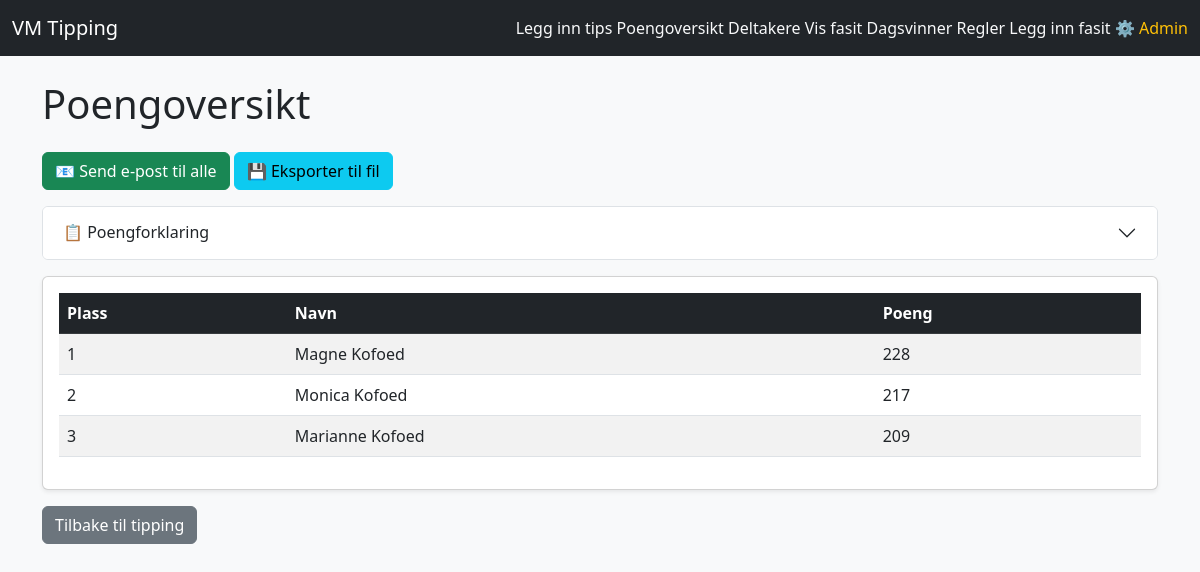
Page /poeng on the earlier database version.
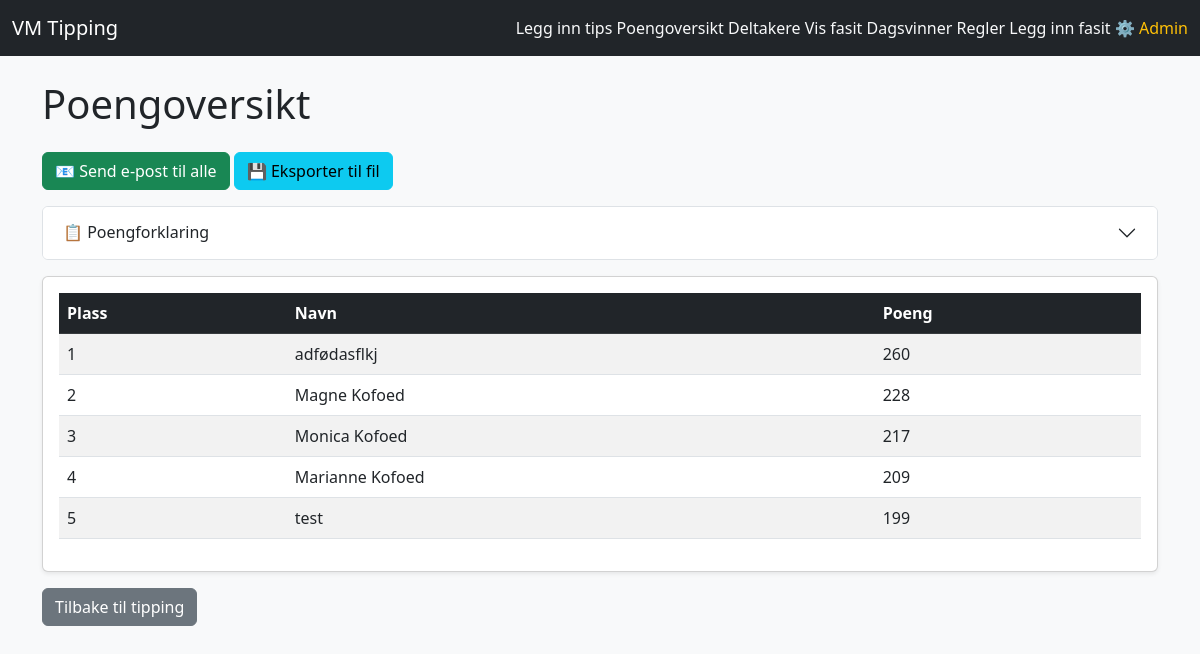
Same page on the later database version.
### tables this page shows
CREATE TABLE tips (
        id INTEGER PRIMARY KEY AUTOINCREMENT,
        navn TEXT,
        telefon TEXT,
        epost TEXT,
        kamp_id INTEGER,
        hjemmelag TEXT,
        bortelag TEXT,
        mål_hjemme INTEGER,
        mål_borte INTEGER,
        resultat TEXT
    );

### app.py (the view, shortened to what this page needs)
@app.route('/poeng', methods=['GET', 'POST'])
def poeng():
    conn = sqlite3.connect(DB_FILE)
    c = conn.cursor()
    c.execute('SELECT navn, telefon, epost, kamp_id, mål_hjemme, mål_borte, resultat FROM tips')
    tips_data = c.fetchall()
    c.execute('SELECT kamp_id, mål_hjemme, mål_borte, resultat FROM resultater')
    resultater_data = {row[0]: {"mål_hjemme": row[1], "mål_borte": row[2], "resultat": row[3]} for row in c.fetchall()}
    bruker_poeng = {}
    for navn, telefon, epost, kid, mål_hjemme, mål_borte, resultat in tips_data:
        key = (navn, telefon, epost)
        if key not in bruker_poeng: bruker_poeng[key] = 0
        if kid in resultater_data:
            bruker_poeng[key] += beregn_poeng(mål_hjemme, mål_borte, resultat, resultater_data[kid])
    c.execute('SELECT gruppe, lag, plassering FROM gruppefasit')
    gruppefasit = {}
    for gruppe, lag, plassering in c.fetchall():
        if gruppe not in gruppefasit: gruppefasit[gruppe] = {}
        gruppefasit[gruppe][lag] = plassering
    c.execute('SELECT navn, telefon, epost, gruppe, lag, plassering FROM gruppetips')
    for navn, telefon, epost, gruppe, lag, plassering in c.fetchall():
        key = (navn, telefon, epost)
        if key not in bruker_poeng: bruker_poeng[key] = 0
        if gruppe in gruppefasit and lag in gruppefasit[gruppe]:
            if gruppefasit[gruppe][lag] == plassering:
                bruker_poeng[key] += 2
    c.execute('SELECT fase, lag FROM sluttspillfasit')
    sluttspill_fasit = {}
    for fase, lag in c.fetchall():
        if fase not in sluttspill_fasit: sluttspill_fasit[fase] = set()
        sluttspill_fasit[fase].add(lag)
    fase_poeng = {'8-delsfinale': 5, 'Kvartfinale': 7, 'Semifinale': 10, 'Finale': 15, 'Vinner': 30}
    c.execute('SELECT navn, telefon, epost, fase, lag FROM sluttspilltips')
    for navn, telefon, epost, fase, lag in c.fetchall():
        key = (navn, telefon, epost)
        if key not in bruker_poeng: bruker_poeng[key] = 0
        if fase in sluttspill_fasit and lag in sluttspill_fasit[fase]:
            bruker_poeng[key] += fase_poeng.get(fase, 5)
    conn.close()
    rangering = sorted(bruker_poeng.items(), key=lambda x: x[1], reverse=True)
    melding = None
    return render_template('poeng.html', rangering=rangering, melding=melding)

### app.py (called while the page is built)
@app.context_processor
def inject_tipping_stengt():
    return {'tipping_stengt': datetime.now() >= stengt_tidspunkt}

def beregn_poeng(mål_hjemme, mål_borte, resultat, res):
    poeng = 0
    if resultat == res['resultat']: poeng += 2
    if int(mål_hjemme) == res['mål_hjemme']: poeng += 1
    if int(mål_borte) == res['mål_borte']: poeng += 1
    if int(mål_hjemme) == res['mål_hjemme'] and int(mål_borte) == res['mål_borte']:
        poeng = 5
    return poeng

### templates/poeng.html (shortened to what this page needs)
<!DOCTYPE html>
<html lang="no">
<head>
    <link href="https://cdn.jsdelivr.net/npm/bootstrap@5.3.0/dist/css/bootstrap.min.css" rel="stylesheet">
</head>
<body class="bg-light">
<nav class="navbar navbar-expand-lg navbar-dark bg-dark mb-4">
    <div class="container-fluid">
        <a class="navbar-brand" href="/">VM Tipping</a>
        <div>
            {% if tipping_stengt %}
            <span class="nav-link text-secondary d-inline disabled" style="opacity:0.5;">⛔ Tipping stengt</span>
            {% else %}
            <a class="nav-link text-light d-inline" href="/tips">Legg inn tips</a>
            {% endif %}
            <a class="nav-link text-light d-inline" href="/poeng">Poengoversikt</a>
            <a class="nav-link text-light d-inline" href="/deltakere">Deltakere</a>
            <a class="nav-link text-light d-inline" href="/fasit">Vis fasit</a>
            <a class="nav-link text-light d-inline" href="/dagsvinner">Dagsvinner</a>
            <a class="nav-link text-light d-inline" href="/regler">Regler</a>
            <a class="nav-link text-light d-inline" href="/resultater">Legg inn fasit</a>
            <a class="nav-link text-warning d-inline" href="/administrer">⚙️ Admin</a>
        </div>
    </div>
</nav>
<div class="container">
    <h1 class="mb-4">Poengoversikt</h1>
    <form method="POST" class="mb-3">
        <button type="submit" name="action" value="email" class="btn btn-success">
            📧 Send e-post til alle
        </button>
        <button type="submit" name="action" value="export" class="btn btn-info">
            💾 Eksporter til fil
        </button>
    </form>
    <div class="accordion mb-3" id="poengforklaringAccordion">
        <div class="accordion-item">
            <h2 class="accordion-header">
                <button class="accordion-button collapsed" type="button"
                        data-bs-toggle="collapse" data-bs-target="#poengforklaring">
                    📋 Poengforklaring
                </button>
            </h2>
        </div>
    </div>
    <div class="card shadow-sm">
        <div class="card-body">
            <table class="table table-striped table-hover">
                <thead class="table-dark">
                    <tr>
                        <th>Plass</th>
                        <th>Navn</th>
                        <th>Poeng</th>
                    </tr>
                </thead>
                <tbody>
                    {% for item in rangering %}
                    <tr>
                        <td>{{ loop.index }}</td>
                        <td>{{ item[0][0] }}</td>
                        <td>{{ item[1] }}</td>
                    </tr>
                    {% endfor %}
                </tbody>
            </table>
        </div>
    </div>
    <div class="mt-3">
        <a href="/" class="btn btn-secondary">Tilbake til tipping</a>
    </div>
</div>
</body>
</html>

Differences in the rows shown:
added tips: navn "adfødasflkj"
added tips: navn "test"
Other differences:
new list line: "1 260"
new list line: "5 199"
